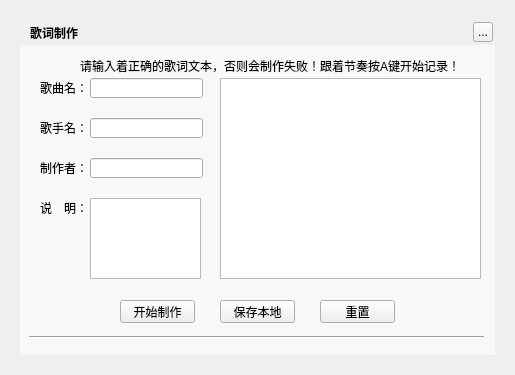
<?xml version="1.0" encoding="UTF-8"?>
<ui version="4.0">
 <class>MusicLrcMakerWidget</class>
 <widget class="QWidget" name="MusicLrcMakerWidget">
  <property name="geometry">
   <rect>
    <x>0</x>
    <y>0</y>
    <width>515</width>
    <height>375</height>
   </rect>
  </property>
  <property name="windowTitle">
   <string>Form</string>
  </property>
  <widget class="QLabel" name="background">
   <property name="geometry">
    <rect>
     <x>20</x>
     <y>20</y>
     <width>475</width>
     <height>335</height>
    </rect>
   </property>
   <property name="text">
    <string/>
   </property>
  </widget>
  <widget class="QLabel" name="topTitleName">
   <property name="geometry">
    <rect>
     <x>30</x>
     <y>20</y>
     <width>71</width>
     <height>25</height>
    </rect>
   </property>
   <property name="styleSheet">
    <string notr="true">color:&quot;#FFFFFF&quot;;font-weight:bold</string>
   </property>
   <property name="text">
    <string>歌词制作</string>
   </property>
  </widget>
  <widget class="QToolButton" name="topTitleCloseButton">
   <property name="geometry">
    <rect>
     <x>473</x>
     <y>22</y>
     <width>20</width>
     <height>20</height>
    </rect>
   </property>
   <property name="text">
    <string>...</string>
   </property>
  </widget>
  <widget class="Line" name="line_2">
   <property name="geometry">
    <rect>
     <x>29</x>
     <y>335</y>
     <width>455</width>
     <height>5</height>
    </rect>
   </property>
   <property name="orientation">
    <enum>Qt::Horizontal</enum>
   </property>
  </widget>
  <widget class="QLabel" name="artNameLabel">
   <property name="geometry">
    <rect>
     <x>40</x>
     <y>120</y>
     <width>51</width>
     <height>16</height>
    </rect>
   </property>
   <property name="text">
    <string>歌手名：</string>
   </property>
  </widget>
  <widget class="QLineEdit" name="artNameEdit">
   <property name="geometry">
    <rect>
     <x>90</x>
     <y>118</y>
     <width>113</width>
     <height>20</height>
    </rect>
   </property>
  </widget>
  <widget class="QLabel" name="songNameLabel">
   <property name="geometry">
    <rect>
     <x>40</x>
     <y>80</y>
     <width>51</width>
     <height>16</height>
    </rect>
   </property>
   <property name="text">
    <string>歌曲名：</string>
   </property>
  </widget>
  <widget class="QLineEdit" name="songNameEdit">
   <property name="geometry">
    <rect>
     <x>90</x>
     <y>78</y>
     <width>113</width>
     <height>20</height>
    </rect>
   </property>
  </widget>
  <widget class="QLabel" name="authorNameLabel">
   <property name="geometry">
    <rect>
     <x>40</x>
     <y>160</y>
     <width>51</width>
     <height>16</height>
    </rect>
   </property>
   <property name="text">
    <string>制作者：</string>
   </property>
  </widget>
  <widget class="QLineEdit" name="authorNameEdit">
   <property name="geometry">
    <rect>
     <x>90</x>
     <y>158</y>
     <width>113</width>
     <height>20</height>
    </rect>
   </property>
  </widget>
  <widget class="QTextEdit" name="lrcTextEdit">
   <property name="geometry">
    <rect>
     <x>220</x>
     <y>78</y>
     <width>261</width>
     <height>201</height>
    </rect>
   </property>
  </widget>
  <widget class="QTextEdit" name="introductionTextEdit">
   <property name="geometry">
    <rect>
     <x>90</x>
     <y>198</y>
     <width>111</width>
     <height>81</height>
    </rect>
   </property>
  </widget>
  <widget class="QLabel" name="introductionLabel">
   <property name="geometry">
    <rect>
     <x>40</x>
     <y>200</y>
     <width>51</width>
     <height>16</height>
    </rect>
   </property>
   <property name="text">
    <string>说　明：</string>
   </property>
  </widget>
  <widget class="QPushButton" name="makeButton">
   <property name="geometry">
    <rect>
     <x>120</x>
     <y>300</y>
     <width>75</width>
     <height>23</height>
    </rect>
   </property>
   <property name="text">
    <string>开始制作</string>
   </property>
  </widget>
  <widget class="QPushButton" name="saveButton">
   <property name="geometry">
    <rect>
     <x>220</x>
     <y>300</y>
     <width>75</width>
     <height>23</height>
    </rect>
   </property>
   <property name="text">
    <string>保存本地</string>
   </property>
  </widget>
  <widget class="QPushButton" name="reviewButton">
   <property name="geometry">
    <rect>
     <x>320</x>
     <y>300</y>
     <width>75</width>
     <height>23</height>
    </rect>
   </property>
   <property name="text">
    <string>重置</string>
   </property>
  </widget>
  <widget class="QLabel" name="llrcIntroductionLabel">
   <property name="geometry">
    <rect>
     <x>80</x>
     <y>58</y>
     <width>381</width>
     <height>15</height>
    </rect>
   </property>
   <property name="text">
    <string>请输入着正确的歌词文本，否则会制作失败！跟着节奏按A键开始记录！</string>
   </property>
  </widget>
  <widget class="QWidget" name="backgroundMask" native="true">
   <property name="geometry">
    <rect>
     <x>20</x>
     <y>45</y>
     <width>475</width>
     <height>310</height>
    </rect>
   </property>
   <property name="styleSheet">
    <string notr="true">background:rgba(255,255,255,150)</string>
   </property>
  </widget>
  <zorder>background</zorder>
  <zorder>backgroundMask</zorder>
  <zorder>topTitleName</zorder>
  <zorder>topTitleCloseButton</zorder>
  <zorder>line_2</zorder>
  <zorder>artNameLabel</zorder>
  <zorder>artNameEdit</zorder>
  <zorder>songNameLabel</zorder>
  <zorder>songNameEdit</zorder>
  <zorder>authorNameLabel</zorder>
  <zorder>authorNameEdit</zorder>
  <zorder>lrcTextEdit</zorder>
  <zorder>introductionTextEdit</zorder>
  <zorder>introductionLabel</zorder>
  <zorder>makeButton</zorder>
  <zorder>saveButton</zorder>
  <zorder>reviewButton</zorder>
  <zorder>llrcIntroductionLabel</zorder>
 </widget>
 <resources/>
 <connections/>
</ui>
